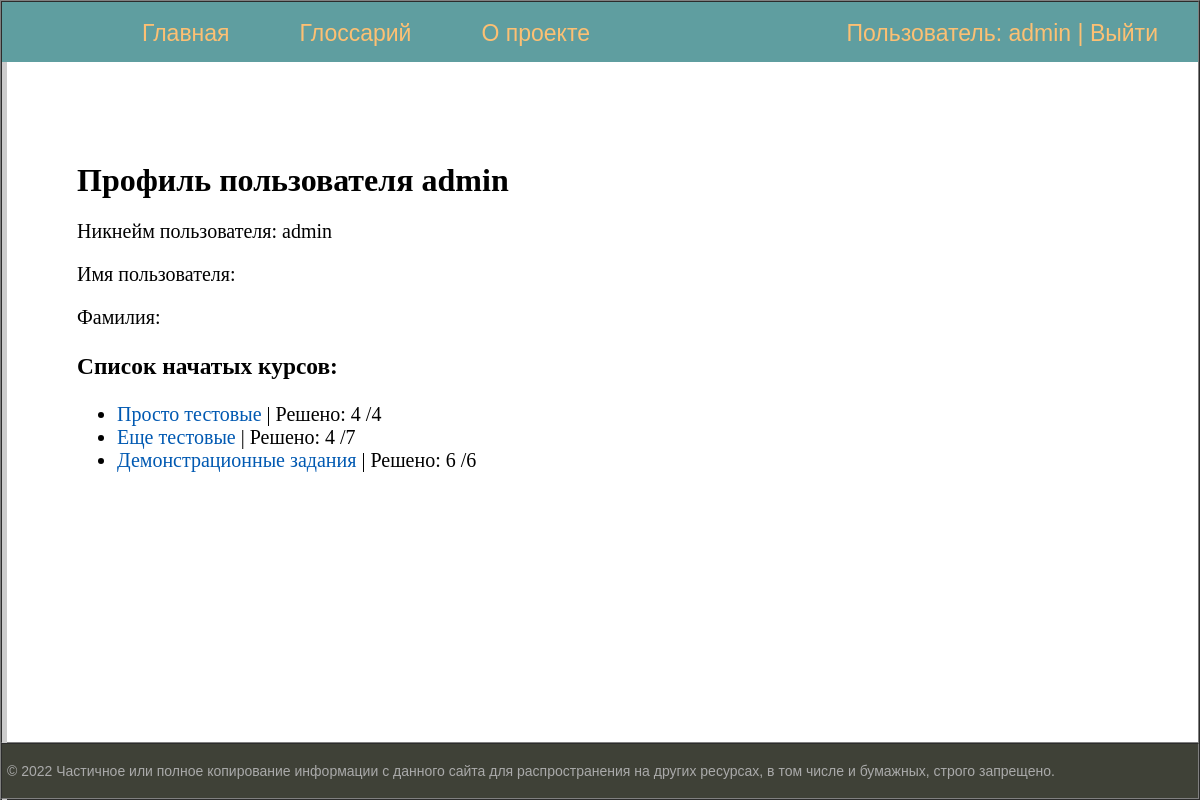
/profile/ (signed in), run on an earlier commit of the app's database.
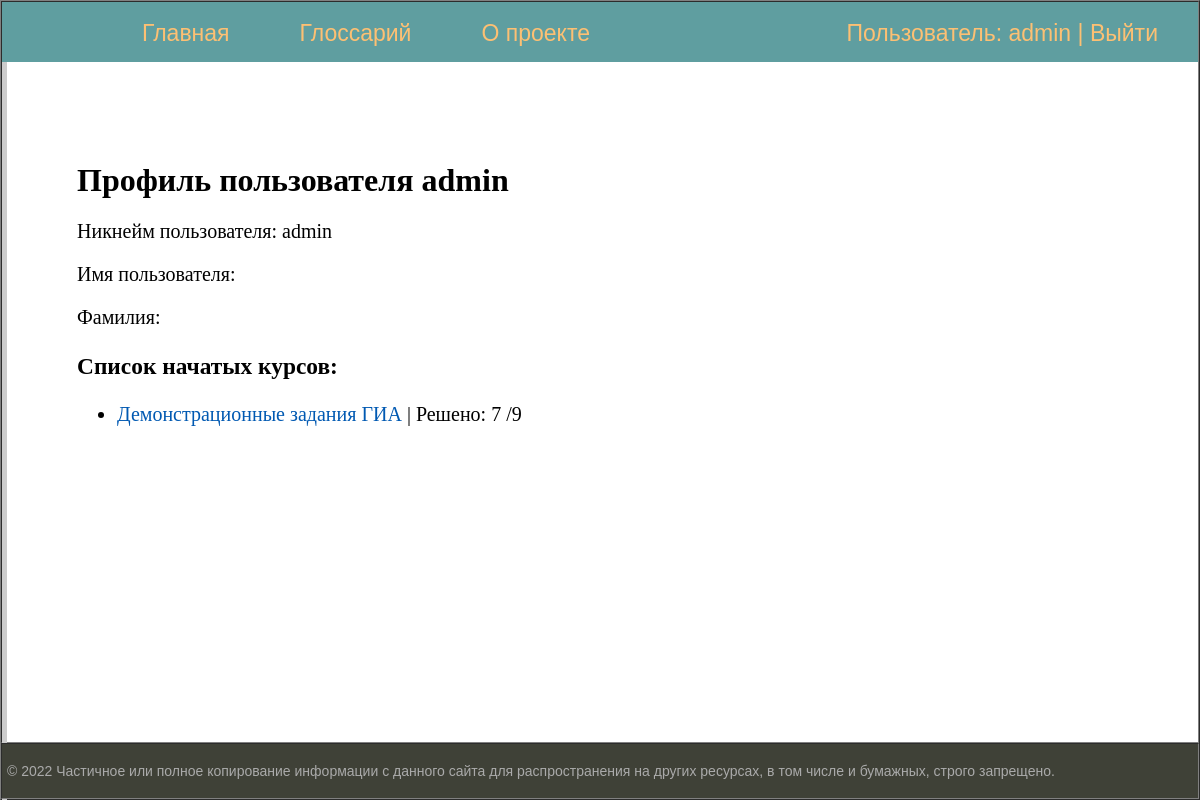
And on a later commit of the database.
### kalm_quizes/models.py (models this page shows, shortened)
class Quiz(models.Model):
    quiz_number = models.IntegerField(default=0)
    quiz_name = models.CharField(max_length=150)
    def get_count_all(self):
        return len(self.get_all_related())
    def get_all_related(self):  # Можно ли QuerySet перевести в список?
        single_choice_list = [obj for obj in self.singlechoice_set.all()]
        put_in_order_list = [obj for obj in self.putinorder_set.all()]
        put_in_gaps_list = [obj for obj in self.putingaps_set.all()]
        tt_list = [obj for obj in self.testfortext_set.all()]
        questions = single_choice_list + tt_list + put_in_order_list + put_in_gaps_list
        questions_sorted = sorted(questions, key=lambda obj: obj.question_number)
        return questions_sorted
    class Meta:
        verbose_name = 'Курс'
        verbose_name_plural = 'Курсы'

class SingleChoice(models.Model):
    quiz = models.ForeignKey(Quiz, on_delete=models.CASCADE)
    question_number = models.IntegerField(default=0)
    question_text = models.TextField(unique=True)
    right_answer = models.CharField(max_length=100)
    wrong_answer_1 = models.CharField(max_length=100)
    wrong_answer_2 = models.CharField(max_length=100)
    wrong_answer_3 = models.CharField(max_length=100)
    class Meta:
        verbose_name = 'Вопрос с одним вариантом ответа'
        verbose_name_plural = 'Вопросы с одним вариантом ответа'

class PutInOrder(models.Model):
    quiz = models.ForeignKey(Quiz, on_delete=models.CASCADE)
    question_number = models.IntegerField(default=0)
    question_text = models.TextField(default='')
    text_for_ordering = models.TextField(default='')
    class Meta:
        verbose_name = 'Задание на порядок слов'
        verbose_name_plural = 'Задания на порядок слов'

class PutInGaps(models.Model):
    quiz = models.ForeignKey(Quiz, on_delete=models.CASCADE)
    question_number = models.IntegerField(default=0)
    question_text = models.TextField(unique=True)
    right_answer = models.CharField(max_length=225, default='')
    choices_list = models.CharField(max_length=225, default='')
    class Meta:
        verbose_name = 'Задание на заполнение пропусков'
        verbose_name_plural = 'Задания для заполнения пропусков'

class TestForText(models.Model):
    top_text = models.ForeignKey(TextForTest, on_delete=models.CASCADE)
    quiz = models.ForeignKey(Quiz, on_delete=models.CASCADE)
    question_number = models.IntegerField(default=0)
    question_text = models.TextField(unique=True)
    right_answer = models.CharField(max_length=100)
    wrong_answer_1 = models.CharField(max_length=100)
    wrong_answer_2 = models.CharField(max_length=100)
    wrong_answer_3 = models.CharField(max_length=100)
    class Meta:
        verbose_name = 'Задание на понимание текста'
        verbose_name_plural = 'Задания на понимание текста'

### kalm_quizes/views.py (the view)
# urls.py: path('profile/', views.profile_page, name='profile'),
def profile_page(request):
    context = {
        'request': request,
        'quizes_stat': get_quiz_stat(request),
    }
    return render(request, 'kalm_quizes/profile_page.html', context)

### kalm_quizes/views.py (called while the page is built)
def get_quiz_stat(request):
    if request.user.is_authenticated:
        quizes_stat = []
        user_profile_records = request.user.usercourseprofile_set.all()
        for rec in user_profile_records:
            right_answers_count = len(UserCourseAnswers.objects.filter(user=rec.user_id,
                                                                       quiz=rec.quiz_id,
                                                                       result=1))
            quiz = Quiz.objects.get(pk=rec.quiz_id)
            quizes_stat.append((quiz, right_answers_count))
    else:
        quizes_stat = None
    return quizes_stat

### templates/kalm_quizes/profile_page.html (shortened to what this page needs)
{% extends 'kalm_quizes/base_template_1.html' %}
{% block content %}
<h1>Профиль пользователя {{user.username}}</h1>
<p>Никнейм пользователя: {{user.username}}</p>
<p>Имя пользователя: {{user.first_name}}</p>
<p>Фамилия: {{user.last_name}}</p>
<h3>Список начатых курсов:</h3>
<ul>
    {% for quiz, stat in quizes_stat %}
        <li><a href="{% url 'kalm_quizes:quiz_page' quiz.id %}">{{quiz.quiz_name}}</a> | Решено: {{stat}} /{{quiz.get_count_all}}</li>
    {% endfor %}
</ul>
{% endblock %}

### templates/kalm_quizes/base_template_1.html (shortened to what this page needs)
{% load static %}
<!DOCTYPE html>
<html>
<head>
	<link type="text/css" href="{% static 'kalm_quizes/css/styles.css' %}" rel="stylesheet" />
</head>
<body>
<table class="table-page" border="1" cellpadding="0" cellspacing="0">
<tr><td valign=top>
{% block mainmenu %}
		<div class="header">
			<ul id="mainmenu" class="mainmenu">
				<li class="logo"><a href=''><div class="logo"></div></a></li>
				<li><a href="{% url 'kalm_quizes:index' %}">Главная</a></li>
				<li><a href="{% url 'kalm_quizes:glossary' %}">Глоссарий</a></li>
				<li><a href="{% url 'kalm_quizes:about' %}">О проекте</a></li>
				{% if request.user.is_authenticated %}
					<li class="last"> <a href="{% url 'kalm_quizes:profile' %}">Пользователь: {{user.username}}</a> | <a href="{% url 'logout' %}">Выйти</a></li>
				{% else %}
					<li class="last"><a href="{% url 'kalm_quizes:register' %}">Регистрация</a> | <a href="{% url 'login' %}">Войти</a></li>
				{% endif %}
			</ul>
		</div>
{% endblock mainmenu %}
<table class="table-content" border=0 cellpadding="0" cellspacing="0">
<tr>
	<td valign="top" class="left-chapters">
	</td>
<td valign="top" class="content">
	<div class="content-text">
{% block content %}
{% endblock %}
	</div>
</td></tr></table>
</td></tr>
<tr><td valign=top>
	<div id="footer">
		<p>&copy; 2022 Частичное или полное копирование информации с данного сайта для распространения на других ресурсах, в том числе и бумажных, строго запрещено.</p>
	</div>
</td></tr></table>
</body>
</html>

### kalm_quizes/static/kalm_quizes/css/styles.css (style rules this page uses)
html, body { font-family: 'Arial'; margin: 0 auto; padding: 0; height: 100%; width: 100%; color: #444; }
a { color: #0059b2; text-decoration: none; }
.table-page { width: 100%; height: 100%; vertical-align: top; }
.table-page tr { height: 100%; }
.header { background: #5F9EA0; height: 60px; }
.logo { background: url('../images/logo.png') no-repeat 10px 5px; width: 70px; height: 60px; }
ul.mainmenu { list-style: none ; margin: 0; padding: 20; height: 60px; color: #fdc073; font-size: 23px; overflow: hidden; }
ul.mainmenu li { float: left; margin: 18px 40px 0 30px; }
ul.mainmenu li.logo { margin: 0; }
ul.mainmenu li.last { float: right; }
ul.mainmenu li a { color: #fdc073; text-decoration: none; }
.table-content { width: 100%; min-height: 100%; height: 100%; }
.left-chapters { margin: 0; background: #eee; border-right: 5px solid #ccc; min-height: 100%; }
.content { padding: 40px 20px 20px 40px; width: 100%; box-sizing: border-box; }
.content-text { margin: 60px 0 0 30px; color: #000; font-size: 20px; font-family: Yandex Sans Display Light; }
.content-text h1 { font-size: 32px; }
#footer { box-sizing: border-box; background: #3F4137; padding: 5px; color: #aaa; font-size: 14px; font-family: Verdana, Geneva, Arial, Helvetica; text-align: left; overflow: hidden; }

What changed in the data, as far as the page shows it:
removed Quiz: quiz_name "Просто тестовые", stat "4", get_count_all "4"
removed Quiz: quiz_name "Еще тестовые", stat "4", get_count_all "7"
changed Quiz: quiz_name "Демонстрационные задания" → "Демонстрационные задания ГИА"; stat "6" → "7"; get_count_all "6" → "9"
